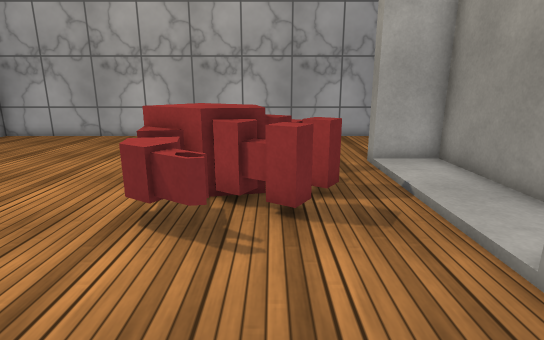
[1] (above)

14 first-person views from a walk through a 3-D level made in the Unity game engine. The camera is 1.2 m above the floor, tilts 14° down and sees 80° across. The floor is counted in squares, 0.5 m on a side. Each view is taken from the middle of a square. On the plan, view 1 faces up. The plan holds only what a view shows up to about 20 squares ahead; the rest is blank. Surface patterns are stand-ins for the level's own textures.

[2]
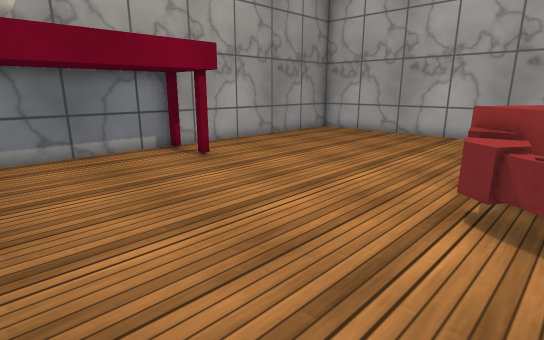

[3]
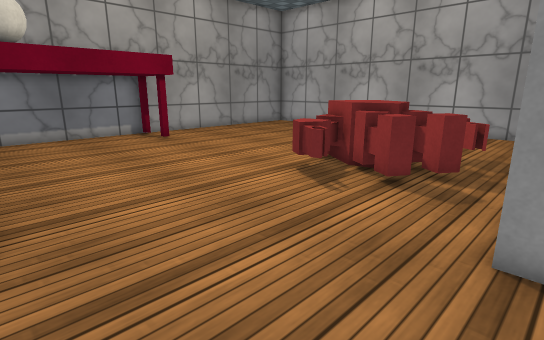

[4]
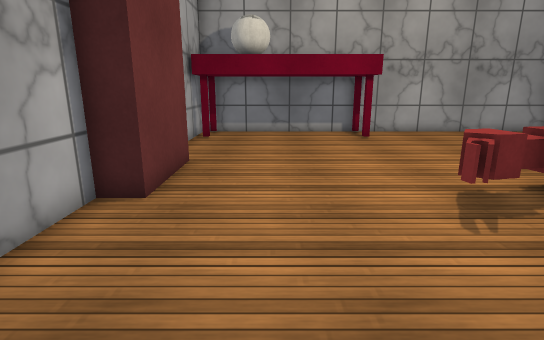

[5]
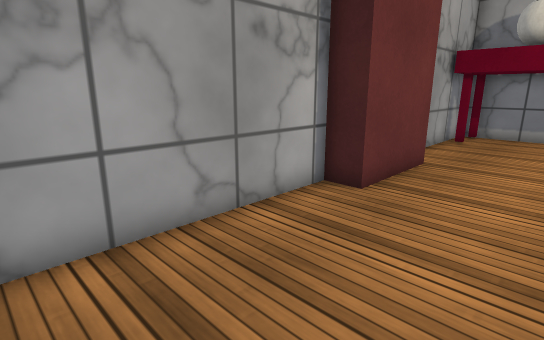

[6]
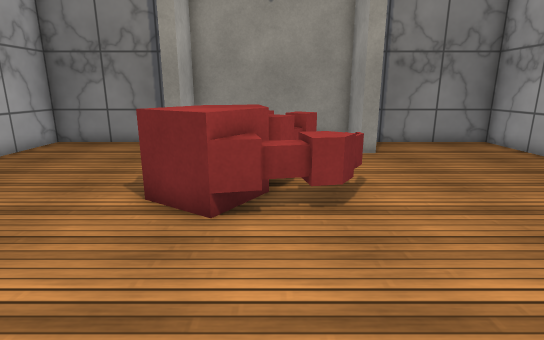

[7]
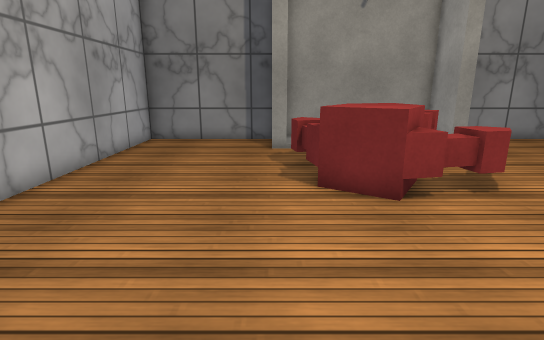

[8]
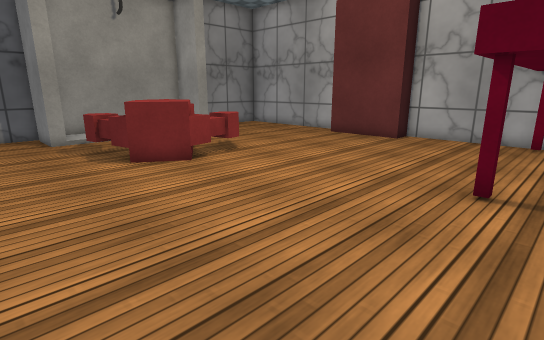

[9]
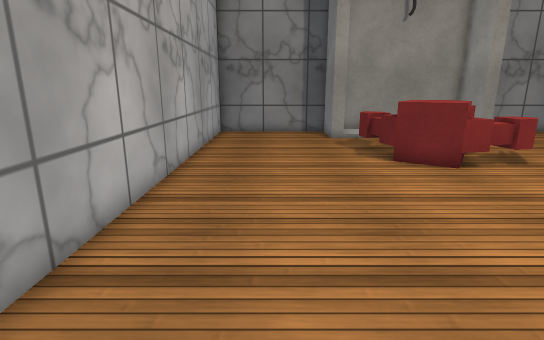

[10]
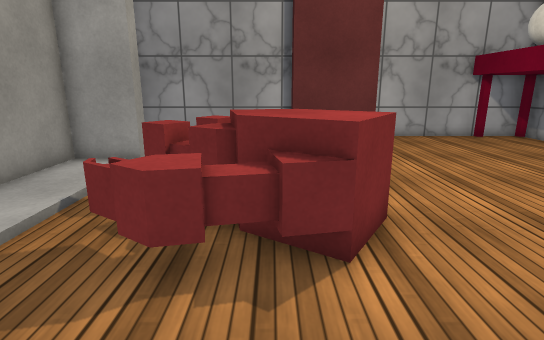

[11]
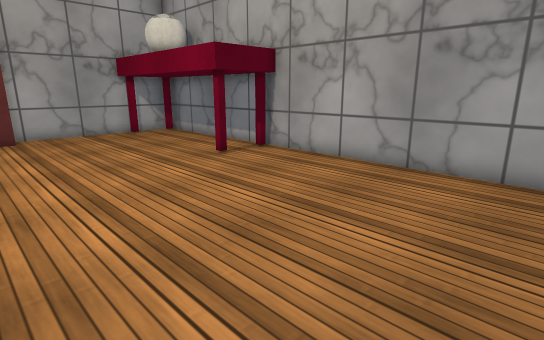

[12]
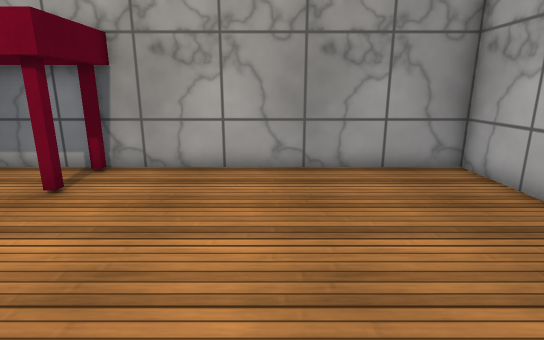

[13]
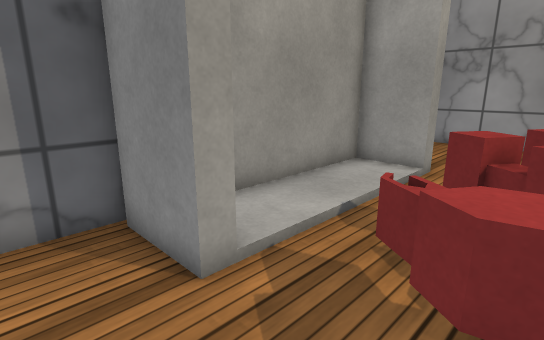

[14]
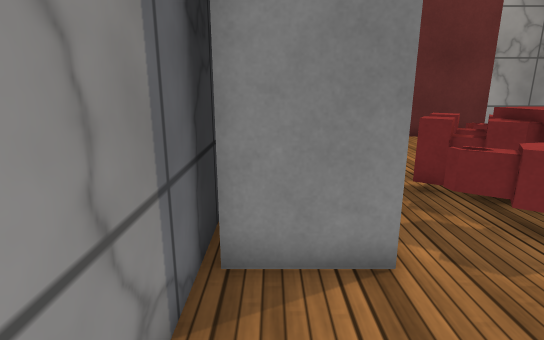

### Floor plan
Key: @ floor where view 1 was taken; # wall or solid block; . floor; O other object.
Columns run from 14 left of view 1 to 6 right of it. Each row starts with its distance up from view 1.
 17 #####################
 16 #...................#
 15 #...................#
 14 #...................#
 13 #...................#
 12 #...................#
 11 #................OOO#
 10 #...........OOOO..OO#
  9 #..........OOOOOO. O#
  8 #..........OOOOO.. O
  7 #..........OOOOO.. O
  6 #OOO.......OO.OO.. O
  5 #..O........OO.... O
  4 #..O..............###
  3 #..O..............###
  2 #..O................#
  1 #..O................#
  0 #..O..........@.....#
 -1 #..O................#
 -2 #OOO....#####.......#
 -3 #########   #########

Where each view was taken, in squares from view 1:
view 1: 0 up, 0 right, facing up
view 2: 1 down, 1 left, facing up-left
view 3: 2 down, 4 right, facing up-left
view 4: 1 up, 5 right, facing left
view 5: 2 up, 5 right, facing down-left
view 6: 7 up, 9 left, facing right
view 7: 11 up, 10 left, facing right
view 8: 14 up, 13 left, facing down-right
view 9: 14 up, 13 left, facing right
view 10: 14 up, 1 left, facing down
view 11: 16 up, 4 left, facing down-left
view 12: 11 up, 4 left, facing left
view 13: 13 up, 0 right, facing down-right
view 14: 15 up, 5 right, facing down
